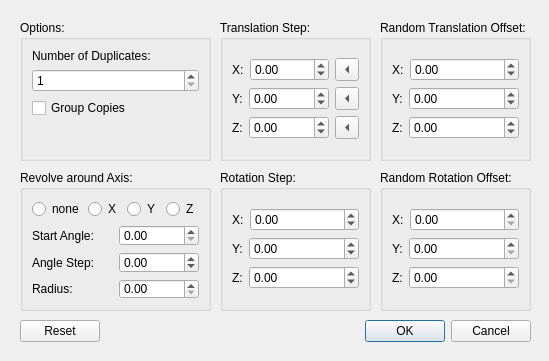
<?xml version="1.0" encoding="UTF-8"?>
<ui version="4.0">
 <class>DuplicateDlg</class>
 <widget class="QDialog" name="DuplicateDlg">
  <property name="geometry">
   <rect>
    <x>0</x>
    <y>0</y>
    <width>549</width>
    <height>361</height>
   </rect>
  </property>
  <property name="minimumSize">
   <size>
    <width>549</width>
    <height>361</height>
   </size>
  </property>
  <property name="maximumSize">
   <size>
    <width>549</width>
    <height>361</height>
   </size>
  </property>
  <property name="windowTitle">
   <string>Duplicate Special</string>
  </property>
  <property name="windowIcon">
   <iconset>
    <normaloff>:/Icons/icon1.ico</normaloff>:/Icons/icon1.ico</iconset>
  </property>
  <widget class="QGroupBox" name="groupBox">
   <property name="geometry">
    <rect>
     <x>220</x>
     <y>20</y>
     <width>151</width>
     <height>141</height>
    </rect>
   </property>
   <property name="sizePolicy">
    <sizepolicy hsizetype="Fixed" vsizetype="Fixed">
     <horstretch>0</horstretch>
     <verstretch>0</verstretch>
    </sizepolicy>
   </property>
   <property name="title">
    <string>Translation Step:</string>
   </property>
   <layout class="QVBoxLayout">
    <item>
     <spacer>
      <property name="orientation">
       <enum>Qt::Vertical</enum>
      </property>
      <property name="sizeHint" stdset="0">
       <size>
        <width>20</width>
        <height>40</height>
       </size>
      </property>
     </spacer>
    </item>
    <item>
     <layout class="QHBoxLayout">
      <item>
       <widget class="QLabel" name="label_2">
        <property name="text">
         <string>X:</string>
        </property>
       </widget>
      </item>
      <item>
       <widget class="QDoubleSpinBox" name="SpinBoxTransX">
        <property name="sizePolicy">
         <sizepolicy hsizetype="Expanding" vsizetype="Fixed">
          <horstretch>0</horstretch>
          <verstretch>0</verstretch>
         </sizepolicy>
        </property>
        <property name="minimum">
         <double>-999.000000000000000</double>
        </property>
        <property name="maximum">
         <double>999.000000000000000</double>
        </property>
        <property name="singleStep">
         <double>0.250000000000000</double>
        </property>
       </widget>
      </item>
      <item>
       <widget class="QToolButton" name="toolButtonTransX">
        <property name="text">
         <string/>
        </property>
        <property name="arrowType">
         <enum>Qt::LeftArrow</enum>
        </property>
       </widget>
      </item>
     </layout>
    </item>
    <item>
     <layout class="QHBoxLayout">
      <item>
       <widget class="QLabel" name="label_3">
        <property name="text">
         <string>Y:</string>
        </property>
       </widget>
      </item>
      <item>
       <widget class="QDoubleSpinBox" name="SpinBoxTransY">
        <property name="sizePolicy">
         <sizepolicy hsizetype="Expanding" vsizetype="Fixed">
          <horstretch>0</horstretch>
          <verstretch>0</verstretch>
         </sizepolicy>
        </property>
        <property name="minimum">
         <double>-999.000000000000000</double>
        </property>
        <property name="maximum">
         <double>999.000000000000000</double>
        </property>
        <property name="singleStep">
         <double>0.250000000000000</double>
        </property>
       </widget>
      </item>
      <item>
       <widget class="QToolButton" name="toolButtonTransY">
        <property name="text">
         <string/>
        </property>
        <property name="arrowType">
         <enum>Qt::LeftArrow</enum>
        </property>
       </widget>
      </item>
     </layout>
    </item>
    <item>
     <layout class="QHBoxLayout">
      <item>
       <widget class="QLabel" name="label_4">
        <property name="text">
         <string>Z:</string>
        </property>
       </widget>
      </item>
      <item>
       <widget class="QDoubleSpinBox" name="SpinBoxTransZ">
        <property name="sizePolicy">
         <sizepolicy hsizetype="Expanding" vsizetype="Fixed">
          <horstretch>0</horstretch>
          <verstretch>0</verstretch>
         </sizepolicy>
        </property>
        <property name="minimum">
         <double>-999.000000000000000</double>
        </property>
        <property name="maximum">
         <double>999.000000000000000</double>
        </property>
        <property name="singleStep">
         <double>0.250000000000000</double>
        </property>
       </widget>
      </item>
      <item>
       <widget class="QToolButton" name="toolButtonTransZ">
        <property name="text">
         <string/>
        </property>
        <property name="arrowType">
         <enum>Qt::LeftArrow</enum>
        </property>
       </widget>
      </item>
     </layout>
    </item>
    <item>
     <spacer>
      <property name="orientation">
       <enum>Qt::Vertical</enum>
      </property>
      <property name="sizeHint" stdset="0">
       <size>
        <width>20</width>
        <height>40</height>
       </size>
      </property>
     </spacer>
    </item>
   </layout>
  </widget>
  <widget class="QGroupBox" name="groupBox_2">
   <property name="geometry">
    <rect>
     <x>220</x>
     <y>170</y>
     <width>151</width>
     <height>141</height>
    </rect>
   </property>
   <property name="sizePolicy">
    <sizepolicy hsizetype="Fixed" vsizetype="Fixed">
     <horstretch>0</horstretch>
     <verstretch>0</verstretch>
    </sizepolicy>
   </property>
   <property name="title">
    <string>Rotation Step:</string>
   </property>
   <layout class="QVBoxLayout">
    <item>
     <spacer>
      <property name="orientation">
       <enum>Qt::Vertical</enum>
      </property>
      <property name="sizeHint" stdset="0">
       <size>
        <width>20</width>
        <height>40</height>
       </size>
      </property>
     </spacer>
    </item>
    <item>
     <layout class="QHBoxLayout">
      <item>
       <widget class="QLabel" name="label_5">
        <property name="text">
         <string>X:</string>
        </property>
       </widget>
      </item>
      <item>
       <widget class="QDoubleSpinBox" name="SpinBoxRotX">
        <property name="sizePolicy">
         <sizepolicy hsizetype="Expanding" vsizetype="Fixed">
          <horstretch>0</horstretch>
          <verstretch>0</verstretch>
         </sizepolicy>
        </property>
        <property name="minimum">
         <double>-360.000000000000000</double>
        </property>
        <property name="maximum">
         <double>360.000000000000000</double>
        </property>
        <property name="singleStep">
         <double>5.000000000000000</double>
        </property>
       </widget>
      </item>
     </layout>
    </item>
    <item>
     <layout class="QHBoxLayout">
      <item>
       <widget class="QLabel" name="label_6">
        <property name="text">
         <string>Y:</string>
        </property>
       </widget>
      </item>
      <item>
       <widget class="QDoubleSpinBox" name="SpinBoxRotY">
        <property name="sizePolicy">
         <sizepolicy hsizetype="Expanding" vsizetype="Fixed">
          <horstretch>0</horstretch>
          <verstretch>0</verstretch>
         </sizepolicy>
        </property>
        <property name="minimum">
         <double>-360.000000000000000</double>
        </property>
        <property name="maximum">
         <double>360.000000000000000</double>
        </property>
        <property name="singleStep">
         <double>5.000000000000000</double>
        </property>
       </widget>
      </item>
     </layout>
    </item>
    <item>
     <layout class="QHBoxLayout">
      <item>
       <widget class="QLabel" name="label_7">
        <property name="text">
         <string>Z:</string>
        </property>
       </widget>
      </item>
      <item>
       <widget class="QDoubleSpinBox" name="SpinBoxRotZ">
        <property name="sizePolicy">
         <sizepolicy hsizetype="Expanding" vsizetype="Fixed">
          <horstretch>0</horstretch>
          <verstretch>0</verstretch>
         </sizepolicy>
        </property>
        <property name="minimum">
         <double>-360.000000000000000</double>
        </property>
        <property name="maximum">
         <double>360.000000000000000</double>
        </property>
        <property name="singleStep">
         <double>5.000000000000000</double>
        </property>
       </widget>
      </item>
     </layout>
    </item>
    <item>
     <spacer>
      <property name="orientation">
       <enum>Qt::Vertical</enum>
      </property>
      <property name="sizeHint" stdset="0">
       <size>
        <width>20</width>
        <height>40</height>
       </size>
      </property>
     </spacer>
    </item>
   </layout>
  </widget>
  <widget class="QGroupBox" name="groupBox_4">
   <property name="geometry">
    <rect>
     <x>20</x>
     <y>170</y>
     <width>191</width>
     <height>141</height>
    </rect>
   </property>
   <property name="title">
    <string>Revolve around Axis:</string>
   </property>
   <layout class="QVBoxLayout" name="verticalLayout">
    <item>
     <layout class="QHBoxLayout" name="horizontalLayout">
      <item>
       <widget class="QRadioButton" name="RevolveNone">
        <property name="text">
         <string>none</string>
        </property>
       </widget>
      </item>
      <item>
       <spacer name="horizontalSpacer">
        <property name="orientation">
         <enum>Qt::Horizontal</enum>
        </property>
        <property name="sizeHint" stdset="0">
         <size>
          <width>40</width>
          <height>20</height>
         </size>
        </property>
       </spacer>
      </item>
      <item>
       <widget class="QRadioButton" name="RevolveX">
        <property name="text">
         <string>X</string>
        </property>
       </widget>
      </item>
      <item>
       <widget class="QRadioButton" name="RevolveY">
        <property name="text">
         <string>Y</string>
        </property>
       </widget>
      </item>
      <item>
       <widget class="QRadioButton" name="RevolveZ">
        <property name="text">
         <string>Z</string>
        </property>
       </widget>
      </item>
     </layout>
    </item>
    <item>
     <spacer name="spacer">
      <property name="orientation">
       <enum>Qt::Vertical</enum>
      </property>
      <property name="sizeHint" stdset="0">
       <size>
        <width>20</width>
        <height>40</height>
       </size>
      </property>
     </spacer>
    </item>
    <item>
     <layout class="QGridLayout" name="gridLayout">
      <item row="1" column="1">
       <widget class="QDoubleSpinBox" name="SpinBoxAngle">
        <property name="minimum">
         <double>-360.000000000000000</double>
        </property>
        <property name="maximum">
         <double>360.000000000000000</double>
        </property>
        <property name="singleStep">
         <double>5.000000000000000</double>
        </property>
       </widget>
      </item>
      <item row="2" column="0">
       <widget class="QLabel" name="label_10">
        <property name="text">
         <string>Radius:</string>
        </property>
       </widget>
      </item>
      <item row="0" column="0">
       <widget class="QLabel" name="label_8">
        <property name="text">
         <string>Start Angle:</string>
        </property>
       </widget>
      </item>
      <item row="0" column="1">
       <widget class="QDoubleSpinBox" name="SpinBoxStartAngle">
        <property name="maximum">
         <double>360.000000000000000</double>
        </property>
        <property name="singleStep">
         <double>5.000000000000000</double>
        </property>
       </widget>
      </item>
      <item row="1" column="0">
       <widget class="QLabel" name="label_9">
        <property name="text">
         <string>Angle Step:</string>
        </property>
       </widget>
      </item>
      <item row="2" column="1">
       <widget class="QDoubleSpinBox" name="SpinBoxRadius">
        <property name="maximum">
         <double>999.000000000000000</double>
        </property>
        <property name="singleStep">
         <double>0.250000000000000</double>
        </property>
       </widget>
      </item>
     </layout>
    </item>
   </layout>
  </widget>
  <widget class="QGroupBox" name="groupBox_5">
   <property name="geometry">
    <rect>
     <x>20</x>
     <y>20</y>
     <width>191</width>
     <height>141</height>
    </rect>
   </property>
   <property name="title">
    <string>Options:</string>
   </property>
   <layout class="QVBoxLayout">
    <item>
     <widget class="QLabel" name="label">
      <property name="text">
       <string>Number of Duplicates:</string>
      </property>
     </widget>
    </item>
    <item>
     <widget class="QSpinBox" name="spinBoxCopies">
      <property name="minimum">
       <number>1</number>
      </property>
      <property name="maximum">
       <number>999</number>
      </property>
     </widget>
    </item>
    <item>
     <widget class="QCheckBox" name="CheckBoxGroupCopies">
      <property name="text">
       <string>Group Copies</string>
      </property>
     </widget>
    </item>
    <item>
     <spacer>
      <property name="orientation">
       <enum>Qt::Vertical</enum>
      </property>
      <property name="sizeHint" stdset="0">
       <size>
        <width>20</width>
        <height>40</height>
       </size>
      </property>
     </spacer>
    </item>
   </layout>
  </widget>
  <widget class="QGroupBox" name="groupBox_6">
   <property name="geometry">
    <rect>
     <x>380</x>
     <y>170</y>
     <width>151</width>
     <height>141</height>
    </rect>
   </property>
   <property name="sizePolicy">
    <sizepolicy hsizetype="Fixed" vsizetype="Fixed">
     <horstretch>0</horstretch>
     <verstretch>0</verstretch>
    </sizepolicy>
   </property>
   <property name="title">
    <string>Random Rotation Offset:</string>
   </property>
   <layout class="QVBoxLayout" name="_2">
    <item>
     <spacer>
      <property name="orientation">
       <enum>Qt::Vertical</enum>
      </property>
      <property name="sizeHint" stdset="0">
       <size>
        <width>20</width>
        <height>40</height>
       </size>
      </property>
     </spacer>
    </item>
    <item>
     <layout class="QHBoxLayout" name="_3">
      <item>
       <widget class="QLabel" name="label_11">
        <property name="text">
         <string>X:</string>
        </property>
       </widget>
      </item>
      <item>
       <widget class="QDoubleSpinBox" name="SpinBoxRotX_2">
        <property name="sizePolicy">
         <sizepolicy hsizetype="Expanding" vsizetype="Fixed">
          <horstretch>0</horstretch>
          <verstretch>0</verstretch>
         </sizepolicy>
        </property>
        <property name="minimum">
         <double>0.000000000000000</double>
        </property>
        <property name="maximum">
         <double>180.000000000000000</double>
        </property>
        <property name="singleStep">
         <double>5.000000000000000</double>
        </property>
       </widget>
      </item>
     </layout>
    </item>
    <item>
     <layout class="QHBoxLayout" name="_4">
      <item>
       <widget class="QLabel" name="label_12">
        <property name="text">
         <string>Y:</string>
        </property>
       </widget>
      </item>
      <item>
       <widget class="QDoubleSpinBox" name="SpinBoxRotY_2">
        <property name="sizePolicy">
         <sizepolicy hsizetype="Expanding" vsizetype="Fixed">
          <horstretch>0</horstretch>
          <verstretch>0</verstretch>
         </sizepolicy>
        </property>
        <property name="minimum">
         <double>0.000000000000000</double>
        </property>
        <property name="maximum">
         <double>180.000000000000000</double>
        </property>
        <property name="singleStep">
         <double>5.000000000000000</double>
        </property>
       </widget>
      </item>
     </layout>
    </item>
    <item>
     <layout class="QHBoxLayout" name="_5">
      <item>
       <widget class="QLabel" name="label_13">
        <property name="text">
         <string>Z:</string>
        </property>
       </widget>
      </item>
      <item>
       <widget class="QDoubleSpinBox" name="SpinBoxRotZ_2">
        <property name="sizePolicy">
         <sizepolicy hsizetype="Expanding" vsizetype="Fixed">
          <horstretch>0</horstretch>
          <verstretch>0</verstretch>
         </sizepolicy>
        </property>
        <property name="minimum">
         <double>0.000000000000000</double>
        </property>
        <property name="maximum">
         <double>180.000000000000000</double>
        </property>
        <property name="singleStep">
         <double>5.000000000000000</double>
        </property>
       </widget>
      </item>
     </layout>
    </item>
    <item>
     <spacer>
      <property name="orientation">
       <enum>Qt::Vertical</enum>
      </property>
      <property name="sizeHint" stdset="0">
       <size>
        <width>20</width>
        <height>40</height>
       </size>
      </property>
     </spacer>
    </item>
   </layout>
  </widget>
  <widget class="QGroupBox" name="groupBox_7">
   <property name="geometry">
    <rect>
     <x>380</x>
     <y>20</y>
     <width>151</width>
     <height>141</height>
    </rect>
   </property>
   <property name="sizePolicy">
    <sizepolicy hsizetype="Fixed" vsizetype="Fixed">
     <horstretch>0</horstretch>
     <verstretch>0</verstretch>
    </sizepolicy>
   </property>
   <property name="title">
    <string>Random Translation Offset:</string>
   </property>
   <layout class="QVBoxLayout" name="_6">
    <item>
     <spacer>
      <property name="orientation">
       <enum>Qt::Vertical</enum>
      </property>
      <property name="sizeHint" stdset="0">
       <size>
        <width>20</width>
        <height>40</height>
       </size>
      </property>
     </spacer>
    </item>
    <item>
     <layout class="QHBoxLayout" name="_7">
      <item>
       <widget class="QLabel" name="label_14">
        <property name="text">
         <string>X:</string>
        </property>
       </widget>
      </item>
      <item>
       <widget class="QDoubleSpinBox" name="SpinBoxTransX_2">
        <property name="sizePolicy">
         <sizepolicy hsizetype="Expanding" vsizetype="Fixed">
          <horstretch>0</horstretch>
          <verstretch>0</verstretch>
         </sizepolicy>
        </property>
        <property name="minimum">
         <double>-999.000000000000000</double>
        </property>
        <property name="maximum">
         <double>999.000000000000000</double>
        </property>
        <property name="singleStep">
         <double>0.250000000000000</double>
        </property>
       </widget>
      </item>
     </layout>
    </item>
    <item>
     <layout class="QHBoxLayout" name="_8">
      <item>
       <widget class="QLabel" name="label_15">
        <property name="text">
         <string>Y:</string>
        </property>
       </widget>
      </item>
      <item>
       <widget class="QDoubleSpinBox" name="SpinBoxTransY_2">
        <property name="sizePolicy">
         <sizepolicy hsizetype="Expanding" vsizetype="Fixed">
          <horstretch>0</horstretch>
          <verstretch>0</verstretch>
         </sizepolicy>
        </property>
        <property name="minimum">
         <double>-999.000000000000000</double>
        </property>
        <property name="maximum">
         <double>999.000000000000000</double>
        </property>
        <property name="singleStep">
         <double>0.250000000000000</double>
        </property>
       </widget>
      </item>
     </layout>
    </item>
    <item>
     <layout class="QHBoxLayout" name="_9">
      <item>
       <widget class="QLabel" name="label_16">
        <property name="text">
         <string>Z:</string>
        </property>
       </widget>
      </item>
      <item>
       <widget class="QDoubleSpinBox" name="SpinBoxTransZ_2">
        <property name="sizePolicy">
         <sizepolicy hsizetype="Expanding" vsizetype="Fixed">
          <horstretch>0</horstretch>
          <verstretch>0</verstretch>
         </sizepolicy>
        </property>
        <property name="minimum">
         <double>-999.000000000000000</double>
        </property>
        <property name="maximum">
         <double>999.000000000000000</double>
        </property>
        <property name="singleStep">
         <double>0.250000000000000</double>
        </property>
       </widget>
      </item>
     </layout>
    </item>
    <item>
     <spacer>
      <property name="orientation">
       <enum>Qt::Vertical</enum>
      </property>
      <property name="sizeHint" stdset="0">
       <size>
        <width>20</width>
        <height>40</height>
       </size>
      </property>
     </spacer>
    </item>
   </layout>
  </widget>
  <widget class="QDialogButtonBox" name="DefaultButtons">
   <property name="geometry">
    <rect>
     <x>20</x>
     <y>320</y>
     <width>511</width>
     <height>23</height>
    </rect>
   </property>
   <property name="standardButtons">
    <set>QDialogButtonBox::Cancel|QDialogButtonBox::Ok|QDialogButtonBox::Reset</set>
   </property>
  </widget>
 </widget>
 <tabstops>
  <tabstop>spinBoxCopies</tabstop>
  <tabstop>CheckBoxGroupCopies</tabstop>
  <tabstop>RevolveNone</tabstop>
  <tabstop>RevolveX</tabstop>
  <tabstop>RevolveY</tabstop>
  <tabstop>RevolveZ</tabstop>
  <tabstop>SpinBoxStartAngle</tabstop>
  <tabstop>SpinBoxAngle</tabstop>
  <tabstop>SpinBoxRadius</tabstop>
  <tabstop>SpinBoxTransX</tabstop>
  <tabstop>toolButtonTransX</tabstop>
  <tabstop>SpinBoxTransY</tabstop>
  <tabstop>toolButtonTransY</tabstop>
  <tabstop>SpinBoxTransZ</tabstop>
  <tabstop>toolButtonTransZ</tabstop>
  <tabstop>SpinBoxRotX</tabstop>
  <tabstop>SpinBoxRotY</tabstop>
  <tabstop>SpinBoxRotZ</tabstop>
  <tabstop>SpinBoxTransX_2</tabstop>
  <tabstop>SpinBoxTransY_2</tabstop>
  <tabstop>SpinBoxTransZ_2</tabstop>
  <tabstop>SpinBoxRotX_2</tabstop>
  <tabstop>SpinBoxRotY_2</tabstop>
  <tabstop>SpinBoxRotZ_2</tabstop>
 </tabstops>
 <resources>
  <include location="../QtResources/resources.qrc"/>
 </resources>
 <connections/>
</ui>
